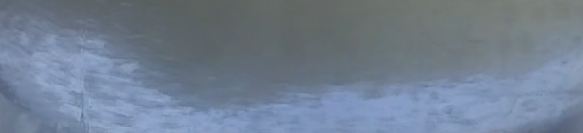
#> input picture Sobel Operator/OilWaterScreenShots/SS9.png, 583 x 133 px
$ python SobelOp.py
#> lines starting #> are read from the running program, lines starting #| are printed output that depends on the picture
import numpy as np
from PIL import Image
import matplotlib.pyplot as plt

# importing the Image
img =  np.array(Image.open('OilWaterScreenShots/SS9.png')).astype(np.uint8)
#> img is the input picture: shape (133, 583, 3); mean R, G, B 113.4, 127.3, 145.1

# Applying Gray Scale

gray_img = np.round(0.299 * img[:, :, 0] +
                    0.587 * img[:, :, 1] +
                    0.114 * img[:, :, 2]).astype(np.uint8)
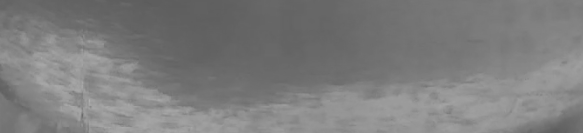
#> gray_img: shape (133, 583); min 92, max 176, mean 125.2

# Sobel Operator
h, w = gray_img.shape
#> h = 133; w = 583

# define filters
horizontal = np.array([[-1, 0, 1], [-2, 0, 2], [-1, 0, 1]])  # s2
vertical = np.array([[-1, -2, -1], [0, 0, 0], [1, 2, 1]])  # s1
# define images with 0s
newhorizontalImage = np.zeros((h, w))
newverticalImage = np.zeros((h, w))
newgradientImage = np.zeros((h, w))

# offset by 1
for i in range(1, h - 1):
    for j in range(1, w - 1):
        horizontalGrad = (horizontal[0, 0] * gray_img[i - 1, j - 1]) + \
                         (horizontal[0, 1] * gray_img[i - 1, j]) + \
                         (horizontal[0, 2] * gray_img[i - 1, j + 1]) + \
                         (horizontal[1, 0] * gray_img[i, j - 1]) + \
                         (horizontal[1, 1] * gray_img[i, j]) + \
                         (horizontal[1, 2] * gray_img[i, j + 1]) + \
                         (horizontal[2, 0] * gray_img[i + 1, j - 1]) + \
                         (horizontal[2, 1] * gray_img[i + 1, j]) + \
                         (horizontal[2, 2] * gray_img[i + 1, j + 1])

        newhorizontalImage[i - 1, j - 1] = abs(horizontalGrad)

        verticalGrad = (vertical[0, 0] * gray_img[i - 1, j - 1]) + \
                       (vertical[0, 1] * gray_img[i - 1, j]) + \
                       (vertical[0, 2] * gray_img[i - 1, j + 1]) + \
                       (vertical[1, 0] * gray_img[i, j - 1]) + \
                       (vertical[1, 1] * gray_img[i, j]) + \
                       (vertical[1, 2] * gray_img[i, j + 1]) + \
                       (vertical[2, 0] * gray_img[i + 1, j - 1]) + \
                       (vertical[2, 1] * gray_img[i + 1, j]) + \
                       (vertical[2, 2] * gray_img[i + 1, j + 1])

        newverticalImage[i - 1, j - 1] = abs(verticalGrad)

        # Edge Magnitude
        mag = np.sqrt(pow(horizontalGrad, 2.0) + pow(verticalGrad, 2.0))
        newgradientImage[i - 1, j - 1] = mag
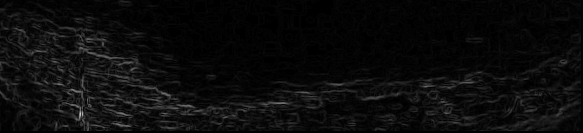
#> newgradientImage: shape (133, 583) float64; min 0, max 200.1, mean 11.6
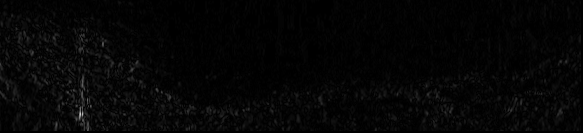
#> newhorizontalImage: shape (133, 583) float64; min 0, max 198, mean 5.3

plt.figure()
plt.title('OilWaterGradient')
plt.imsave('OilWaterGradient.png', newgradientImage, cmap='gray', format='png')
plt.imshow(newgradientImage, cmap='gray')
plt.show()

$ run again, with Sobel Operator/OilWaterScreenShots/SS1.png copied over Sobel Operator/OilWaterScreenShots/SS9.png
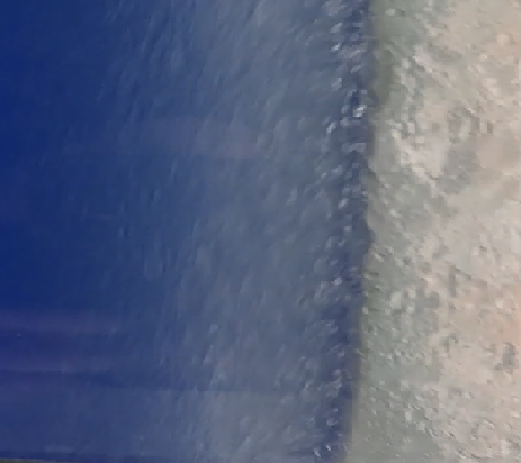
#> input picture Sobel Operator/OilWaterScreenShots/SS1.png, 521 x 463 px
#> img is the input picture: shape (463, 521, 3); mean R, G, B 94, 103.4, 128.3
#> `gray_img = np.round(0.299 * img[:, :, 0] + 0.587 * img[:, :, 1] + 0.11..`:
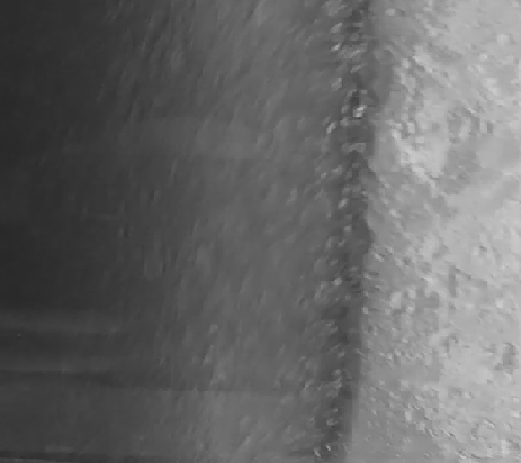
#> gray_img: shape (463, 521); min 40, max 209, mean 103.4
#> after the loop `for i in range(1, h - 1):`:
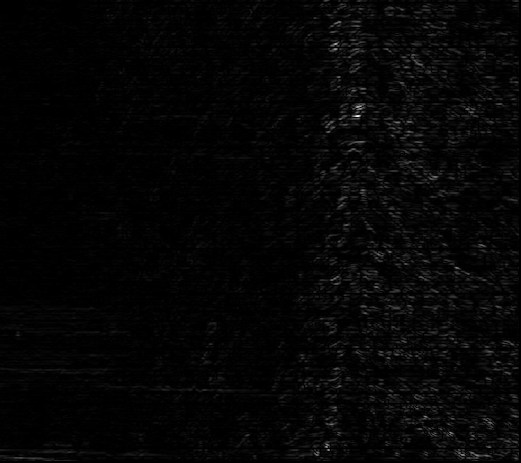
#> newverticalImage: shape (463, 521) float64; min 0, max 354, mean 7.9; drawn with min black and max white

$ run again, with Sobel Operator/OilWaterScreenShots/SS3.png copied over Sobel Operator/OilWaterScreenShots/SS9.png
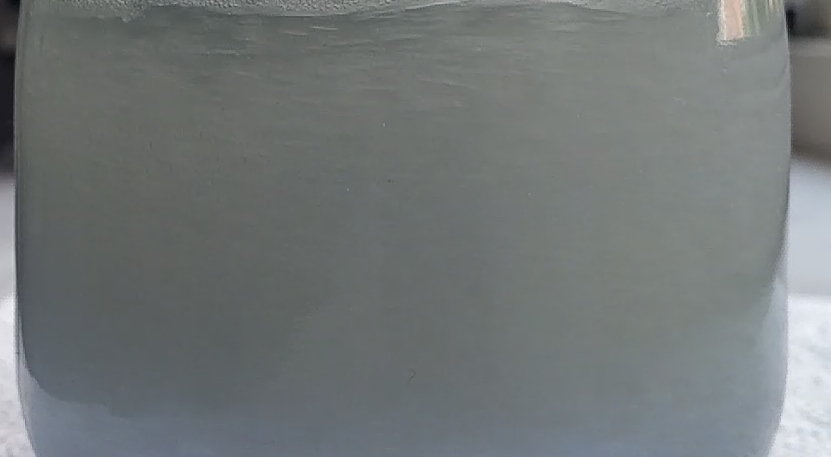
#> input picture Sobel Operator/OilWaterScreenShots/SS3.png, 831 x 457 px
#> img is the input picture: shape (457, 831, 3); mean R, G, B 113.8, 118.9, 119.1
#> after the loop `for i in range(1, h - 1):`:
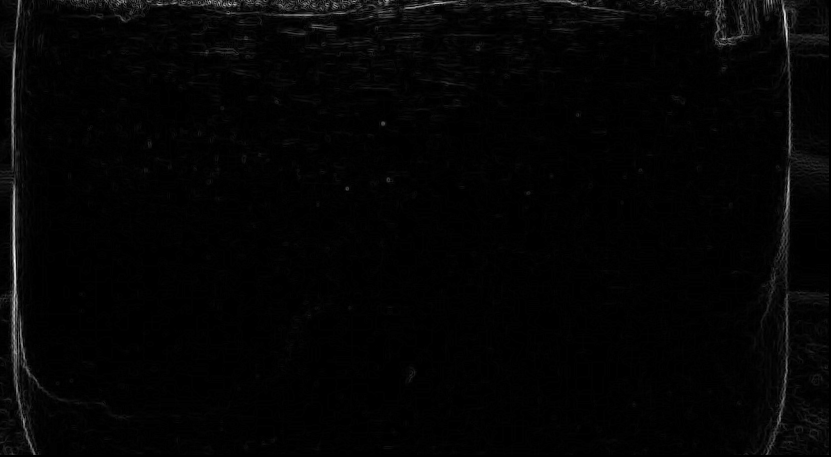
#> newgradientImage: shape (457, 831) float64; min 0, max 438, mean 7.7; drawn with min black and max white
